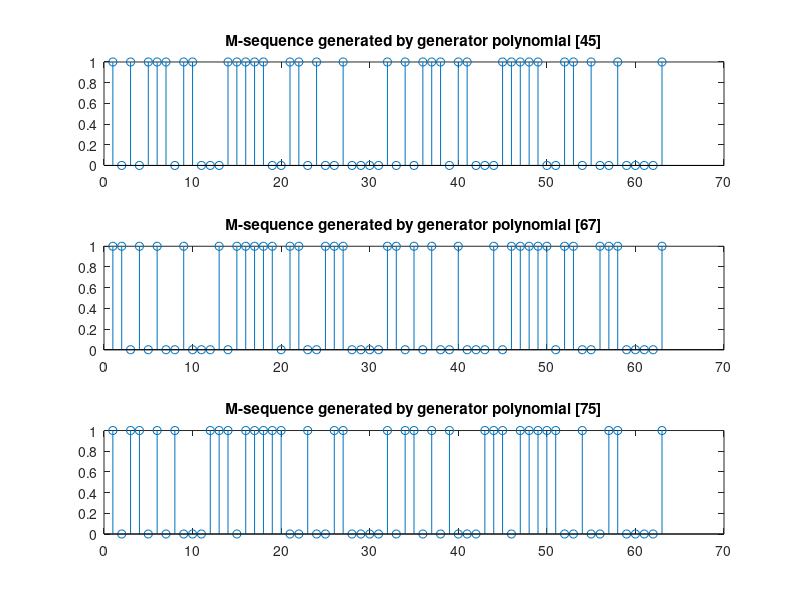

MATLAB code to generate this figure:
% % % % % % % % % % % % % % % % % % % % % Code for PN Sequence Generation
% % % % % % % % % % % % % % % % % % % % % % % Code By:- Surya Raj

% % % % % % % % % % % % % % % % % % % % % % % % mail- youngerebelsurya28@gmail.com
% % % % % % % % % % % % % % % % % % % % % % % % Dept. Of Electronics & Comm. Engg
% % % % % % % % % % % % % % % % % % % % % % % % NIST, Berhampur, ORISSA
clear all;
close all;
clc

G=63;  % Code length
%Generation of first m-sequence using generator polynomial [45]
sd1 =[0 0 0 0 1];             % Initial state of Shift register
PN1=[];                       % First m-sequence
for j=1:G        
    PN1=[PN1 sd1(5)];
    if sd1(1)==sd1(4)
        temp1=0;
    else temp1=1;
    end
    sd1(1)=sd1(2);
    sd1(2)=sd1(3);
    sd1(3)=sd1(4);
    sd1(4)=sd1(5);
    sd1(5)=temp1;
end
subplot(3,1,1)
stem(PN1)
title('M-sequence generated by generator polynomial [45]')

%Generation of second m-sequence using  generator polynomial [67]
sd2 =[0 0 0 0 1];             % Initial state of Shift register
PN2=[];                       % Second m-sequence
for j=1:G        
    PN2=[PN2 sd2(5)];
    if sd2(1)==sd2(2)
        temp1=0;
    else temp1=1;
    end
    if sd2(4)==temp1
        temp2=0;
    else temp2=1;
    end
    if sd2(5)==temp2
        temp3=0;
    else temp3=1;
    end
    sd2(1)=sd2(2);
    sd2(2)=sd2(3);
    sd2(3)=sd2(4);
    sd2(4)=sd2(5);
    sd2(5)=temp3;
end
subplot(3,1,2)
stem(PN2)
title('M-sequence generated by generator polynomial [67]')

%Generation of Third m-sequence using  generator polynomial [75]
sd3 =[0 0 0 0 1];             % Initial state of Shift register
PN3=[];                       % Third m-sequence
for j=1:G        
    PN3=[PN3 sd3(5)];
    if sd3(1)==sd3(2)
        temp1=0;
    else temp1=1;
    end
    if sd3(3)==temp1
        temp2=0;
    else temp2=1;
    end
    if sd3(4)==temp2
        temp3=0;
    else temp3=1;
    end
    sd3(1)=sd3(2);
    sd3(2)=sd3(3);
    sd3(3)=sd3(4);
    sd3(4)=sd3(5);
    sd3(5)=temp3;
end
subplot(3,1,3)
stem(PN3)
title('M-sequence generated by generator polynomial [75]')